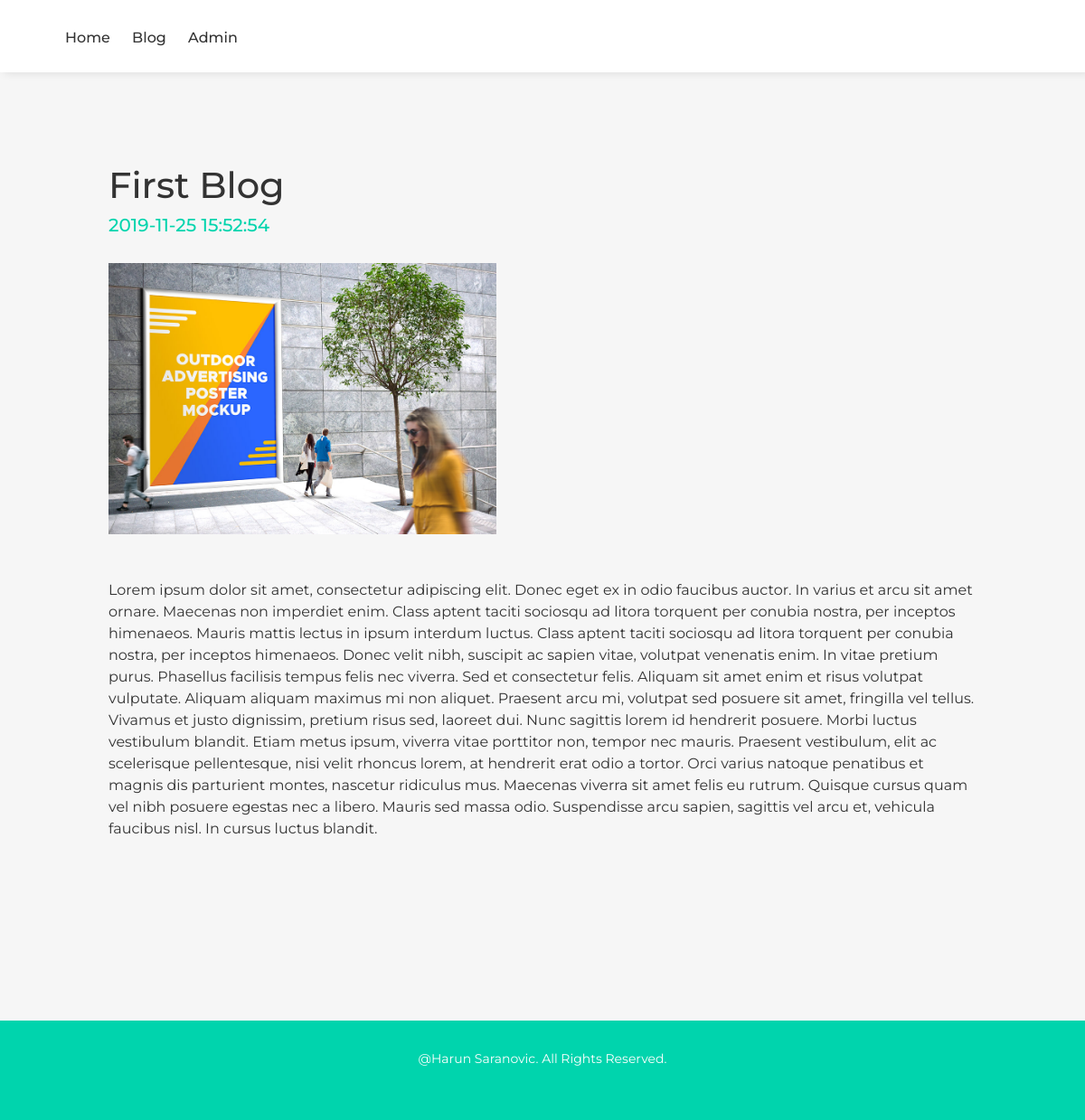
Screenshot of /blog.php?id=1&name=First Blog with the database file from the repository.
### tables this page shows
CREATE TABLE `blog` (
  `id` int(11) NOT NULL,
  `title` varchar(50) NOT NULL,
  `text` varchar(2000) NOT NULL,
  `date` timestamp NOT NULL DEFAULT CURRENT_TIMESTAMP,
  `image` varchar(20) NOT NULL
);

### blog.php (the view, shortened to what this page needs)
<?php
include 'connect.php';
$id = $_GET['id'];
$sqlquery = "SELECT * FROM blog WHERE id=" . $id;
$blogs = mysqli_query($conn, $sqlquery);
?>
<!doctype html>
<html lang="en">
  <head>
    <link rel="stylesheet" href="https://stackpath.bootstrapcdn.com/bootstrap/4.2.1/css/bootstrap.min.css">
    <link rel="stylesheet" href="scripts/jquery-ui-1.12.1/jquery-ui.min.css">
    <link rel="stylesheet" href="https://use.fontawesome.com/releases/v5.7.1/css/all.css">
    <link rel="stylesheet" href="assets/main.css">
  </head>
  <body>
  <?php include 'incl/header.php'; ?>
  <div class="blog-preview">
    <?php
    while($blog = $blogs->fetch_array()){
    ?>
      <div class="blog-header">
          <h1><?php echo $blog['title']; ?></h1>
          <h5><?php echo $blog['date']; ?></h5>
          <div class="blog-image">
            <img src="img/<?php echo $blog['image']; ?>" alt="">
          </div>
          <span><?php echo $blog['text']; ?></span>
      </div>
    </div>
    <?php
    }?>
  <div class="spacing"></div>
  <div class="spacing"></div>
  <footer>
    <span>@Harun Saranovic. All Rights Reserved.</span>
  </footer>
  </body>
  </html>

### assets/main.css (style rules this page uses)
html { overflow-x: hidden; }
body { background-color: #fff; background-color: #fcfcfc; background-color: #f6f6f6; color: #333333; font-family: 'Montserrat', sans-serif; overflow-x: hidden; }
footer span { padding: 0 5px; font-size: 14px; -border-right: solid 1px #b5a55f; color: white; }
footer { -display: inline; background-color: #00d4ad; width: 100%; text-align: center; min-height: 110px; text-align: center; padding: 30px 0; text-align: center; -margin-top: 1000px; }
.spacing { height: 50px; width: 100%; }
.blog-preview { width: 100%; padding: 100px 10%; margin-top: 50px; }
.blog-preview h5 { color: #00d4ad; margin-bottom: 30px; }
.blog-image { width: 100%; height: 300px; margin-bottom: 50px; }
.blog-image img { height: 300px; }

### rows the page displays
blog: title "First Blog", date "2019-11-25 15:52:54", image (picture), text "Lorem ipsum dolor sit amet, consectetur adipiscing elit. Donec eget ex in odio faucibus auctor. In varius et arcu sit amet ornare. Maecenas non imperdiet enim. Class aptent taciti sociosqu ad litora torquent per conubia nostra, per inceptos himenaeos. Mauris mattis lectus in ipsum interdum luctus. Class aptent taciti sociosqu ad litora torquent per conubia nostra, per inceptos himenaeos. Donec velit nibh, suscipit ac sapien vitae, volutpat venenatis enim. In vitae pretium purus. Phasellus facilisis tempus felis nec viverra. Sed et consectetur felis. Aliquam sit amet enim et risus volutpat vulputate. Aliquam aliquam maximus mi non aliquet. Praesent arcu mi, volutpat sed posuere sit amet,…"
